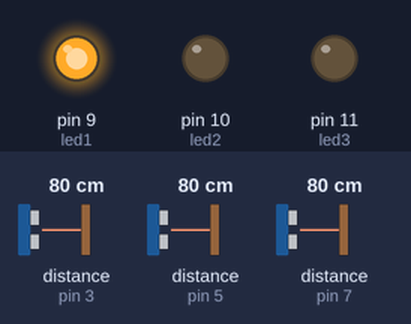
The sketch below on a simulated Arduino Uno, built with avr-gcc and run on an emulated ATmega328P. Shown: output pins drawn as LEDs (lit = HIGH). The test bench sets the inputs (shaded band); at power-on: distance to the obstacle (sensors on pin 3, pin 5, pin 7) 80 cm. The echo pulse lasts 58.3 µs per cm.

Above: at 0.1 s.
At 1.1 s:
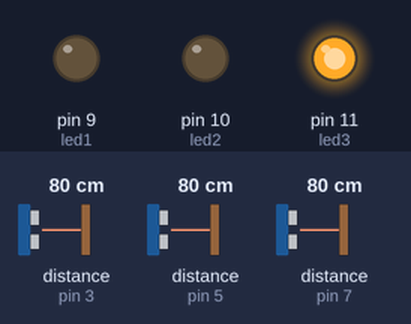
At 2.3 s:
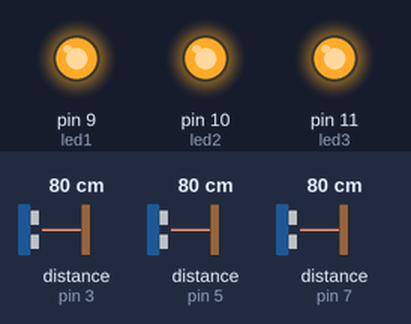
Timing chart, 0 to 3.8 s (numbered marks = the images above):
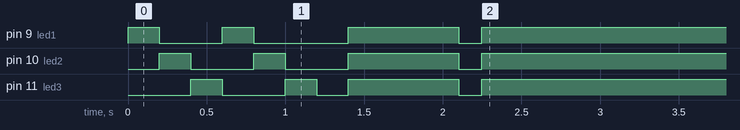

The sketch:

auto_night_light.ino
```cpp
/*
	Схема устройства представляет собой несколько ультразвуковых датчиков,
	направленных в разные стороны и настроенных на определённые расстояния
	срабатывания. Как только в зоне контроля хотя бы одного из датчиков
	появляется что-то вызывающее срабатывание (измеряемое расстояние
	становится меньше порогового несколько раз подряд), то включается освещение
	(в данном случае это 3 светодиода, также направленных в разные стороны).
	Одновременно запускается таймер на выключение освещения. Если появляются
	новые срабатывания, то таймер обновляется. Дополнительно реализовано
	плавное выключение света.

	Ультразвуковые датчики были использованы за неимением в настоящее время
	датчиков движения. Но в общем со своей задачей они пока справляются,
	а потом можно будет заменить, для большей точности).

	Author: Alexey Zaytsev (marfikus)
	Email: alex.rv9rh@gmail.com
*/


#include <Ultrasonic.h>


// частота опроса датчиков в мс
const int MAIN_CYCLE_DELAY = 50;

// длительность тревоги датчика в мс
// (т.е как долго будет ещё свет гореть при отсутствии новых срабатываний)
// (без учёта времени погасания)
const long LIGHT_OFF_TIMER_VALUE = 90000;
// const long LIGHT_OFF_TIMER_VALUE = 1000; // для настройки

// шаг уменьшения яркости
const int FADEOUT_STEP = 1;
// const int FADEOUT_STEP = 50; // для настройки

// количество срабатываний сенсора для тревоги (защита от ложных срабатываний)
const int MAX_ALARM_COUNT = 3;

// количество сенсоров
const int SENSORS_COUNT = 3;

// расстояния сработки сенсоров в см (кухня, комната, коридор)
const int KITCHEN_THRESHOLD_DISTANCE = 180;
const int ROOM_THRESHOLD_DISTANCE = 160;
const int HALL_THRESHOLD_DISTANCE = 280;

// состояния сенсора
enum sensorStates {
	NORMAL,
	ALARM,
};

// структура полей сенсора
struct usSensor {
	// хотел сюда ещё и сам сенсор добавить, но чёт не получается пока)
	// Ultrasonic ultrasonic;

	// текущее состояние сенсора
	sensorStates state;
	// таймер состояния тревоги
	long timer;
	// текущее измеренное расстояние
	int currentDistance;
	// пороговое расстояние
	int thresholdDistance;
	// счётчик срабатываний
	int alarmCounter;
};

usSensor sensors[SENSORS_COUNT];

// подключение датчиков к пинам (trig, echo)
Ultrasonic us1(2, 3);
Ultrasonic us2(4, 5);
Ultrasonic us3(6, 7);

// подключение светодиодов
int led1 = 9;
int led2 = 10;
int led3 = 11;

// состояния освещения
enum {
	ON,
	FADEOUT,
	OFF,
} lightingState;

// уровень яркости
int brightness = 0;

void setCurrentBrightness() {
	/* записывает текущий уровень яркости в пины светодиодов */

	analogWrite(led1, brightness);
	analogWrite(led2, brightness);
	analogWrite(led3, brightness);
}

void lightOn() {
	/* включает свет на полную яркость, меняет состояние */

	brightness = 255;
	setCurrentBrightness();
	lightingState = ON;
}

void lightOff() {
	/* в зависимости от состояния датчиков, плавно гасит свет */

	// если у кого-то есть тревога, то ничего не делаем)
	for (int i = 0; i < SENSORS_COUNT; i++) {
		if (sensors[i].state == ALARM) {
			return;
		}
	}

	switch (lightingState) {
		// если освещение включено на полную
		// то переводим в режим затухания и начинаем гасить
		case ON:
			lightingState = FADEOUT;
			brightness = brightness - FADEOUT_STEP;
			setCurrentBrightness();
			break;

		// продолжаем гасить
		// если дошли до 0, то меняем состояние
		case FADEOUT:
			brightness = brightness - FADEOUT_STEP;

			if (brightness <= 0) {
				brightness = 0;
				lightingState = OFF;
			}

			setCurrentBrightness();
			break;
	}
}

void greetingBlink() {
	/* приветственное перемигивание перед запуском */

	for (int i = 0; i < 2; i++) {
		digitalWrite(led1, HIGH);
		delay(200);
		digitalWrite(led2, HIGH);
		digitalWrite(led1, LOW);
		delay(200);
		digitalWrite(led3, HIGH);
		digitalWrite(led2, LOW);
		delay(200);
		digitalWrite(led3, LOW);
	}

	delay(200);
	digitalWrite(led1, HIGH);
	digitalWrite(led2, HIGH);
	digitalWrite(led3, HIGH);
	delay(700);
	digitalWrite(led1, LOW);
	digitalWrite(led2, LOW);
	digitalWrite(led3, LOW);
}

void setup() {
	/* разная инициализация... */

	// Serial.begin(9600);

	pinMode(led1, OUTPUT);
	pinMode(led2, OUTPUT);
	pinMode(led3, OUTPUT);

	brightness = 0;
	setCurrentBrightness();
	lightingState = OFF;

	// кухня
	// sensors[0].ultrasonic(2, 3);
	// можно так инициализировать сенсоры
	// sensors[0] = (usSensor) {
	// 	NORMAL, 0, 0, KITCHEN_THRESHOLD_DISTANCE, 0
	// };
	// но так, кмк, более понятно сразу, нагляднее
	sensors[0].state = NORMAL;
	sensors[0].timer = 0;
	sensors[0].currentDistance = 0;
	sensors[0].thresholdDistance = KITCHEN_THRESHOLD_DISTANCE;
	sensors[0].alarmCounter = 0;

	// комната
	// sensors[1].ultrasonic(4, 5);
	sensors[1].state = NORMAL;
	sensors[1].timer = 0;
	sensors[1].currentDistance = 0;
	sensors[1].thresholdDistance = ROOM_THRESHOLD_DISTANCE;
	sensors[1].alarmCounter = 0;

	// коридор
	// sensors[2].ultrasonic(6, 7);
	sensors[2].state = NORMAL;
	sensors[2].timer = 0;
	sensors[2].currentDistance = 0;
	sensors[2].thresholdDistance = HALL_THRESHOLD_DISTANCE;
	sensors[2].alarmCounter = 0;

	// поморгаем)
	greetingBlink();
}


void loop() {
	/* главный цикл */

	// тут не очень красиво получилось)
	// Изначально хотел считывать расстояние по каждому датчику в цикле,
	// но пока не понял как добавить такое поле в структуру сенсора.
	// Поэтому пока так, считываю их перед циклом обработки
	sensors[0].currentDistance = us1.distanceRead();
	sensors[1].currentDistance = us2.distanceRead();
	sensors[2].currentDistance = us3.distanceRead();

	// Serial.println(sensors[0].currentDistance);
	// Serial.println(sensors[1].currentDistance);
	// Serial.println(sensors[2].currentDistance);

	// if (sensors[0].currentDistance < 200) {
	// 	Serial.println(sensors[0].currentDistance);
	// }

	for (int i = 0; i < SENSORS_COUNT; i++) {
		// вот так хотел изначально сделать
		// sensors[i].currentDistance = sensors[i].ultrasonic.distanceRead();

		// отладочный вывод в монитор порта
		// Serial.print("Sensor ");
		// Serial.print(i);
		// Serial.print(" = ");
		// Serial.println(sensors[i].currentDistance);

		// если расстояние меньше порогового
		if (sensors[i].currentDistance < sensors[i].thresholdDistance) {

			// если 0, то вероятно датчик в обрыве
			// пропускаем, иначе будет вечная тревога
			if (sensors[i].currentDistance == 0) {
				continue;
			}

			// Serial.println(sensors[i].currentDistance);

			// если ещё не набрали необходимого количества срабатываний,
			if (sensors[i].alarmCounter < MAX_ALARM_COUNT - 1) {
				// то только наращиваем счётчик
				sensors[i].alarmCounter = sensors[i].alarmCounter + 1;

			// а если набрали, то бьём тревогу)
			} else {
				// включаем свет
				lightOn();
				// меняем состояние
				sensors[i].state = ALARM;
				// взводим таймер выключения света (если больше не будет срабатываний)
				sensors[i].timer = LIGHT_OFF_TIMER_VALUE;
				// и сбрасываем счётчик срабатываний
				sensors[i].alarmCounter = 0;
			}
		// иначе, если расстояние не меньше порогового
		} else {

			// если у датчика ещё есть чем тикать, то тикаем)
			if (sensors[i].timer > 0) {
				sensors[i].timer = sensors[i].timer - MAIN_CYCLE_DELAY;

			// иначе переводим его в состояние покоя
			} else {
				sensors[i].state = NORMAL;
			}

			// ну и не забываем сбросить счётчик срабатываний
			sensors[i].alarmCounter = 0;
		}
	}

	// вызываем процедуру выключения освещения
	// (которая сама поймёт, надо ли его выключать)
	lightOff();

	// ждём следующую итерацию
	delay(MAIN_CYCLE_DELAY);
}
```

Measured:
- by itself, pin 9 (led1): goes LOW 0.40 s, HIGH 0.20 s, LOW 0.60 s, HIGH 0.70 s, LOW 0.15 s, then HIGH
- by itself, pin 10 (led2): goes LOW 0.40 s, HIGH 0.20 s, LOW 0.40 s, HIGH 0.70 s, LOW 0.15 s, then HIGH
- by itself, pin 11 (led3): goes LOW 0.40 s, HIGH 0.20 s, LOW 0.20 s, HIGH 0.70 s, LOW 0.15 s, then HIGH
